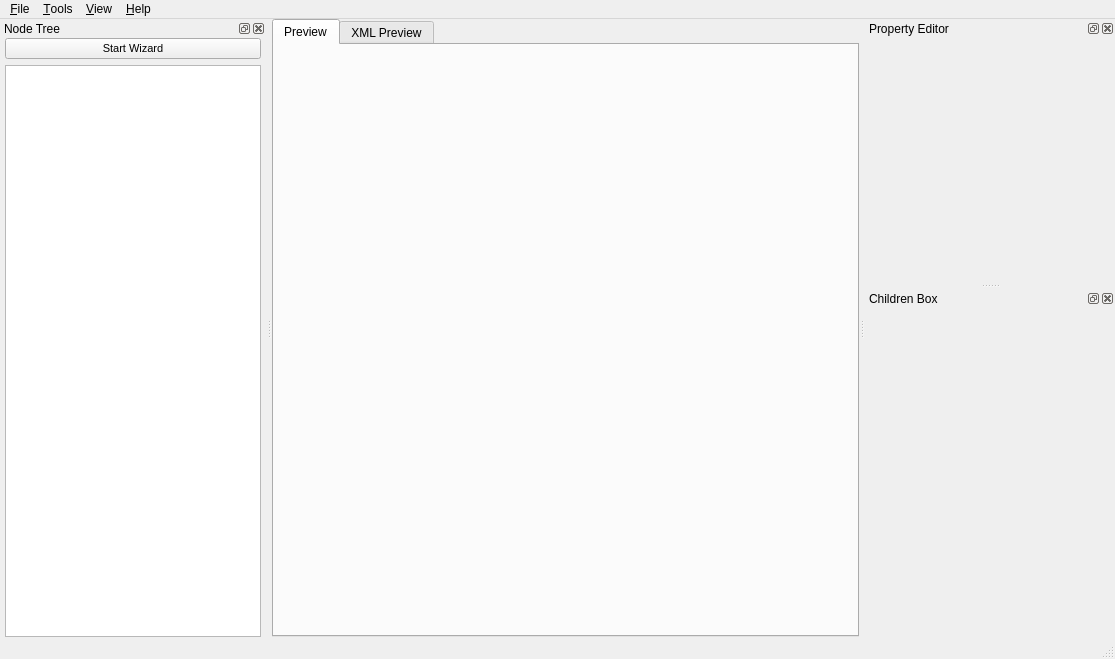
<?xml version="1.0" encoding="UTF-8"?>
<ui version="4.0">
 <class>MainWindow</class>
 <widget class="QMainWindow" name="MainWindow">
  <property name="geometry">
   <rect>
    <x>0</x>
    <y>0</y>
    <width>1115</width>
    <height>659</height>
   </rect>
  </property>
  <property name="windowTitle">
   <string>FOMOD Designer</string>
  </property>
  <widget class="QWidget" name="centralwidget">
   <layout class="QHBoxLayout" name="horizontalLayout_3">
    <property name="leftMargin">
     <number>0</number>
    </property>
    <property name="topMargin">
     <number>0</number>
    </property>
    <property name="rightMargin">
     <number>0</number>
    </property>
    <property name="bottomMargin">
     <number>0</number>
    </property>
    <item>
     <widget class="QSplitter" name="splitter">
      <property name="orientation">
       <enum>Qt::Horizontal</enum>
      </property>
      <property name="opaqueResize">
       <bool>true</bool>
      </property>
      <widget class="QTabWidget" name="tabWidget">
       <property name="currentIndex">
        <number>0</number>
       </property>
       <widget class="QWidget" name="tabWidgetPage1">
        <attribute name="title">
         <string>Preview</string>
        </attribute>
        <layout class="QHBoxLayout" name="layout_mo"/>
       </widget>
       <widget class="QWidget" name="tabWidgetPage2">
        <attribute name="title">
         <string>XML Preview</string>
        </attribute>
        <layout class="QVBoxLayout" name="verticalLayout">
         <item>
          <widget class="QLabel" name="label">
           <property name="lineWidth">
            <number>1</number>
           </property>
           <property name="text">
            <string>Generated XML Code</string>
           </property>
           <property name="alignment">
            <set>Qt::AlignCenter</set>
           </property>
          </widget>
         </item>
         <item>
          <widget class="QTextBrowser" name="xml_code_browser">
           <property name="horizontalScrollBarPolicy">
            <enum>Qt::ScrollBarAsNeeded</enum>
           </property>
           <property name="lineWrapMode">
            <enum>QTextEdit::NoWrap</enum>
           </property>
           <property name="placeholderText">
            <string>Click a node to see the generated XML code here.</string>
           </property>
          </widget>
         </item>
        </layout>
       </widget>
      </widget>
     </widget>
    </item>
   </layout>
  </widget>
  <widget class="QStatusBar" name="statusbar"/>
  <widget class="QDockWidget" name="property_editor">
   <property name="minimumSize">
    <size>
     <width>250</width>
     <height>63</height>
    </size>
   </property>
   <property name="statusTip">
    <string>A list of all the properties and the means to edit them.</string>
   </property>
   <property name="allowedAreas">
    <set>Qt::LeftDockWidgetArea|Qt::RightDockWidgetArea</set>
   </property>
   <property name="windowTitle">
    <string>Property Editor</string>
   </property>
   <attribute name="dockWidgetArea">
    <number>2</number>
   </attribute>
   <widget class="QWidget" name="dockWidgetContents">
    <layout class="QFormLayout" name="layout_prop_editor"/>
   </widget>
  </widget>
  <widget class="QDockWidget" name="node_tree">
   <property name="enabled">
    <bool>true</bool>
   </property>
   <property name="minimumSize">
    <size>
     <width>250</width>
     <height>222</height>
    </size>
   </property>
   <property name="statusTip">
    <string>The tree containing all the existing nodes.</string>
   </property>
   <property name="floating">
    <bool>false</bool>
   </property>
   <property name="features">
    <set>QDockWidget::AllDockWidgetFeatures</set>
   </property>
   <property name="allowedAreas">
    <set>Qt::LeftDockWidgetArea|Qt::RightDockWidgetArea</set>
   </property>
   <property name="windowTitle">
    <string>Node Tree</string>
   </property>
   <attribute name="dockWidgetArea">
    <number>1</number>
   </attribute>
   <widget class="QWidget" name="dockWidgetContents_2">
    <layout class="QVBoxLayout" name="verticalLayout_2">
     <property name="leftMargin">
      <number>5</number>
     </property>
     <property name="topMargin">
      <number>0</number>
     </property>
     <property name="rightMargin">
      <number>5</number>
     </property>
     <property name="bottomMargin">
      <number>0</number>
     </property>
     <item>
      <widget class="QPushButton" name="button_wizard">
       <property name="enabled">
        <bool>true</bool>
       </property>
       <property name="sizePolicy">
        <sizepolicy hsizetype="Minimum" vsizetype="Preferred">
         <horstretch>0</horstretch>
         <verstretch>0</verstretch>
        </sizepolicy>
       </property>
       <property name="font">
        <font>
         <pointsize>8</pointsize>
        </font>
       </property>
       <property name="text">
        <string>Start Wizard</string>
       </property>
       <property name="checkable">
        <bool>false</bool>
       </property>
       <property name="flat">
        <bool>false</bool>
       </property>
      </widget>
     </item>
     <item>
      <widget class="QTreeView" name="node_tree_view">
       <property name="enabled">
        <bool>true</bool>
       </property>
       <property name="sizePolicy">
        <sizepolicy hsizetype="Expanding" vsizetype="Expanding">
         <horstretch>3</horstretch>
         <verstretch>1</verstretch>
        </sizepolicy>
       </property>
       <property name="minimumSize">
        <size>
         <width>151</width>
         <height>0</height>
        </size>
       </property>
       <property name="acceptDrops">
        <bool>true</bool>
       </property>
       <property name="dragEnabled">
        <bool>true</bool>
       </property>
       <property name="dragDropMode">
        <enum>QAbstractItemView::InternalMove</enum>
       </property>
       <property name="defaultDropAction">
        <enum>Qt::MoveAction</enum>
       </property>
       <property name="alternatingRowColors">
        <bool>true</bool>
       </property>
       <property name="indentation">
        <number>10</number>
       </property>
       <property name="headerHidden">
        <bool>true</bool>
       </property>
      </widget>
     </item>
    </layout>
   </widget>
  </widget>
  <widget class="QDockWidget" name="children_box">
   <property name="minimumSize">
    <size>
     <width>250</width>
     <height>83</height>
    </size>
   </property>
   <property name="statusTip">
    <string>A list with the possible nodes to add.</string>
   </property>
   <property name="allowedAreas">
    <set>Qt::LeftDockWidgetArea|Qt::RightDockWidgetArea</set>
   </property>
   <property name="windowTitle">
    <string>Children Box</string>
   </property>
   <attribute name="dockWidgetArea">
    <number>2</number>
   </attribute>
   <widget class="QWidget" name="dockWidgetContents_3">
    <layout class="QVBoxLayout" name="layout_box">
     <property name="spacing">
      <number>3</number>
     </property>
     <property name="leftMargin">
      <number>3</number>
     </property>
     <property name="topMargin">
      <number>3</number>
     </property>
     <property name="rightMargin">
      <number>3</number>
     </property>
     <property name="bottomMargin">
      <number>3</number>
     </property>
     <item>
      <spacer name="verticalSpacer_2">
       <property name="orientation">
        <enum>Qt::Vertical</enum>
       </property>
       <property name="sizeHint" stdset="0">
        <size>
         <width>20</width>
         <height>40</height>
        </size>
       </property>
      </spacer>
     </item>
    </layout>
   </widget>
  </widget>
  <widget class="QMenuBar" name="menuBar">
   <property name="geometry">
    <rect>
     <x>0</x>
     <y>0</y>
     <width>1115</width>
     <height>21</height>
    </rect>
   </property>
   <widget class="QMenu" name="menu_File">
    <property name="title">
     <string>&amp;File</string>
    </property>
    <widget class="QMenu" name="menu_Recent_Files">
     <property name="statusTip">
      <string>Your recent files in an easy-to-open list.</string>
     </property>
     <property name="title">
      <string>&amp;Recent Files</string>
     </property>
     <property name="icon">
      <iconset>
       <normaloff>../logos/logo_recent.png</normaloff>../logos/logo_recent.png</iconset>
     </property>
     <addaction name="actionClear"/>
    </widget>
    <addaction name="action_Open"/>
    <addaction name="action_Save"/>
    <addaction name="separator"/>
    <addaction name="menu_Recent_Files"/>
    <addaction name="separator"/>
    <addaction name="actionO_ptions"/>
   </widget>
   <widget class="QMenu" name="menu_Tools">
    <property name="title">
     <string>&amp;Tools</string>
    </property>
    <addaction name="action_Refresh"/>
    <addaction name="separator"/>
    <addaction name="action_Delete"/>
    <addaction name="separator"/>
    <addaction name="actionCopy"/>
    <addaction name="actionPaste"/>
    <addaction name="separator"/>
    <addaction name="actionUndo"/>
    <addaction name="actionRedo"/>
   </widget>
   <widget class="QMenu" name="menu_View">
    <property name="title">
     <string>&amp;View</string>
    </property>
    <addaction name="action_Object_Tree"/>
    <addaction name="action_Property_Editor"/>
    <addaction name="actionObject_Box"/>
   </widget>
   <widget class="QMenu" name="menu_Help">
    <property name="title">
     <string>&amp;Help</string>
    </property>
    <addaction name="action_About"/>
    <addaction name="actionHe_lp"/>
   </widget>
   <addaction name="menu_File"/>
   <addaction name="menu_Tools"/>
   <addaction name="menu_View"/>
   <addaction name="menu_Help"/>
  </widget>
  <action name="action_Open">
   <property name="enabled">
    <bool>true</bool>
   </property>
   <property name="icon">
    <iconset>
     <normaloff>../logos/logo_open_file.png</normaloff>../logos/logo_open_file.png</iconset>
   </property>
   <property name="text">
    <string>&amp;New/&amp;Open</string>
   </property>
   <property name="toolTip">
    <string>New/Open</string>
   </property>
   <property name="statusTip">
    <string>Select a folder to open or create an installer there.</string>
   </property>
   <property name="shortcut">
    <string>Ctrl+O</string>
   </property>
   <property name="shortcutContext">
    <enum>Qt::WindowShortcut</enum>
   </property>
   <property name="autoRepeat">
    <bool>true</bool>
   </property>
  </action>
  <action name="action_Save">
   <property name="icon">
    <iconset>
     <normaloff>../logos/logo_floppy_disk.png</normaloff>../logos/logo_floppy_disk.png</iconset>
   </property>
   <property name="text">
    <string>&amp;Save</string>
   </property>
   <property name="statusTip">
    <string>Save the current installer.</string>
   </property>
   <property name="shortcut">
    <string>Ctrl+S</string>
   </property>
   <property name="shortcutContext">
    <enum>Qt::WindowShortcut</enum>
   </property>
  </action>
  <action name="actionO_ptions">
   <property name="icon">
    <iconset>
     <normaloff>../logos/logo_gear.png</normaloff>../logos/logo_gear.png</iconset>
   </property>
   <property name="text">
    <string>Settings</string>
   </property>
   <property name="iconText">
    <string>Settings</string>
   </property>
   <property name="toolTip">
    <string>Settings</string>
   </property>
   <property name="statusTip">
    <string>Open up the settings menu</string>
   </property>
   <property name="shortcut">
    <string>Ctrl+P</string>
   </property>
   <property name="shortcutContext">
    <enum>Qt::WindowShortcut</enum>
   </property>
  </action>
  <action name="action_Refresh">
   <property name="icon">
    <iconset>
     <normaloff>../logos/logo_refresh.png</normaloff>../logos/logo_refresh.png</iconset>
   </property>
   <property name="text">
    <string>&amp;Refresh</string>
   </property>
   <property name="statusTip">
    <string>Refresh the previews.</string>
   </property>
   <property name="shortcut">
    <string>Ctrl+R</string>
   </property>
   <property name="shortcutContext">
    <enum>Qt::WindowShortcut</enum>
   </property>
  </action>
  <action name="action_Delete">
   <property name="enabled">
    <bool>false</bool>
   </property>
   <property name="icon">
    <iconset>
     <normaloff>../logos/logo_cross.png</normaloff>../logos/logo_cross.png</iconset>
   </property>
   <property name="text">
    <string>&amp;Delete</string>
   </property>
   <property name="statusTip">
    <string>Delete the currently selected node.</string>
   </property>
   <property name="shortcut">
    <string>Del</string>
   </property>
   <property name="shortcutContext">
    <enum>Qt::WindowShortcut</enum>
   </property>
  </action>
  <action name="action_About">
   <property name="enabled">
    <bool>true</bool>
   </property>
   <property name="icon">
    <iconset>
     <normaloff>../logos/logo_notepad.png</normaloff>../logos/logo_notepad.png</iconset>
   </property>
   <property name="text">
    <string>&amp;About</string>
   </property>
   <property name="iconText">
    <string>About</string>
   </property>
   <property name="toolTip">
    <string>About</string>
   </property>
   <property name="statusTip">
    <string>Who made this and license details.</string>
   </property>
   <property name="shortcut">
    <string>Ctrl+A</string>
   </property>
   <property name="shortcutContext">
    <enum>Qt::WindowShortcut</enum>
   </property>
  </action>
  <action name="actionHe_lp">
   <property name="icon">
    <iconset>
     <normaloff>../logos/logo_info.png</normaloff>../logos/logo_info.png</iconset>
   </property>
   <property name="text">
    <string>He&amp;lp</string>
   </property>
   <property name="statusTip">
    <string>Haaaaaalp!</string>
   </property>
   <property name="shortcut">
    <string>Ctrl+H</string>
   </property>
   <property name="shortcutContext">
    <enum>Qt::WindowShortcut</enum>
   </property>
  </action>
  <action name="action_Object_Tree">
   <property name="checkable">
    <bool>true</bool>
   </property>
   <property name="checked">
    <bool>true</bool>
   </property>
   <property name="text">
    <string>Object &amp;Tree</string>
   </property>
   <property name="statusTip">
    <string>Toggle the visibility of the Object Tree.</string>
   </property>
  </action>
  <action name="action_Property_Editor">
   <property name="checkable">
    <bool>true</bool>
   </property>
   <property name="checked">
    <bool>true</bool>
   </property>
   <property name="text">
    <string>&amp;Property Editor</string>
   </property>
   <property name="statusTip">
    <string>Toggle the visibility of the Property Editor.</string>
   </property>
  </action>
  <action name="actionObject_Box">
   <property name="checkable">
    <bool>true</bool>
   </property>
   <property name="checked">
    <bool>true</bool>
   </property>
   <property name="text">
    <string>Object &amp;Box</string>
   </property>
   <property name="statusTip">
    <string>Toggle the visibility of the Object Box.</string>
   </property>
  </action>
  <action name="actionClear">
   <property name="icon">
    <iconset>
     <normaloff>../logos/logo_clear.png</normaloff>../logos/logo_clear.png</iconset>
   </property>
   <property name="text">
    <string>Clear</string>
   </property>
   <property name="statusTip">
    <string>Clear all the recent files.</string>
   </property>
  </action>
  <action name="actionCopy">
   <property name="icon">
    <iconset>
     <normaloff>../logos/logo_copy.png</normaloff>../logos/logo_copy.png</iconset>
   </property>
   <property name="text">
    <string>Copy</string>
   </property>
   <property name="shortcut">
    <string>Ctrl+C</string>
   </property>
  </action>
  <action name="actionPaste">
   <property name="enabled">
    <bool>false</bool>
   </property>
   <property name="icon">
    <iconset>
     <normaloff>../logos/logo_paste.png</normaloff>../logos/logo_paste.png</iconset>
   </property>
   <property name="text">
    <string>Paste</string>
   </property>
   <property name="shortcut">
    <string>Ctrl+V</string>
   </property>
  </action>
  <action name="actionUndo">
   <property name="enabled">
    <bool>false</bool>
   </property>
   <property name="icon">
    <iconset>
     <normaloff>../logos/logo_undo.png</normaloff>../logos/logo_undo.png</iconset>
   </property>
   <property name="text">
    <string>Undo</string>
   </property>
   <property name="shortcut">
    <string>Ctrl+Z</string>
   </property>
   <property name="shortcutContext">
    <enum>Qt::WindowShortcut</enum>
   </property>
  </action>
  <action name="actionRedo">
   <property name="enabled">
    <bool>false</bool>
   </property>
   <property name="icon">
    <iconset>
     <normaloff>../logos/logo_redo.png</normaloff>../logos/logo_redo.png</iconset>
   </property>
   <property name="text">
    <string>Redo</string>
   </property>
   <property name="shortcut">
    <string>Ctrl+Shift+Z</string>
   </property>
  </action>
  <action name="actionExpand_All">
   <property name="icon">
    <iconset>
     <normaloff>../logos/logo_expand.png</normaloff>../logos/logo_expand.png</iconset>
   </property>
   <property name="text">
    <string>Expand All</string>
   </property>
  </action>
  <action name="actionCollapse_All">
   <property name="icon">
    <iconset>
     <normaloff>../logos/logo_collapse.png</normaloff>../logos/logo_collapse.png</iconset>
   </property>
   <property name="text">
    <string>Collapse All</string>
   </property>
  </action>
  <action name="actionHide_Node">
   <property name="icon">
    <iconset>
     <normaloff>../logos/logo_hide.png</normaloff>../logos/logo_hide.png</iconset>
   </property>
   <property name="text">
    <string>Hide Node</string>
   </property>
   <property name="toolTip">
    <string>Hide Node</string>
   </property>
   <property name="shortcut">
    <string>Ctrl+X</string>
   </property>
  </action>
  <action name="actionShow_Node">
   <property name="icon">
    <iconset>
     <normaloff>../logos/logo_show.png</normaloff>../logos/logo_show.png</iconset>
   </property>
   <property name="text">
    <string>Show Node</string>
   </property>
   <property name="toolTip">
    <string>Show Node</string>
   </property>
   <property name="shortcut">
    <string>Ctrl+X</string>
   </property>
  </action>
 </widget>
 <resources/>
 <connections/>
</ui>
